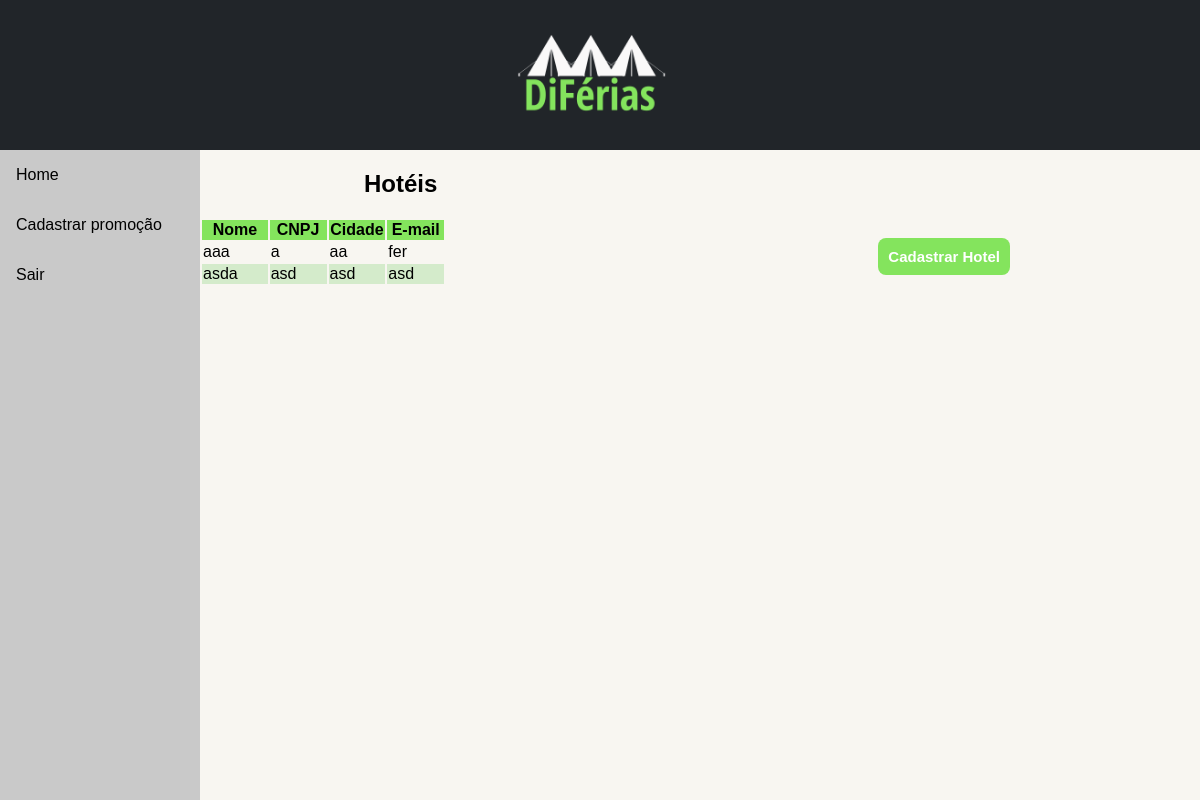
Page /hoteis (signed in) on the earlier database version.
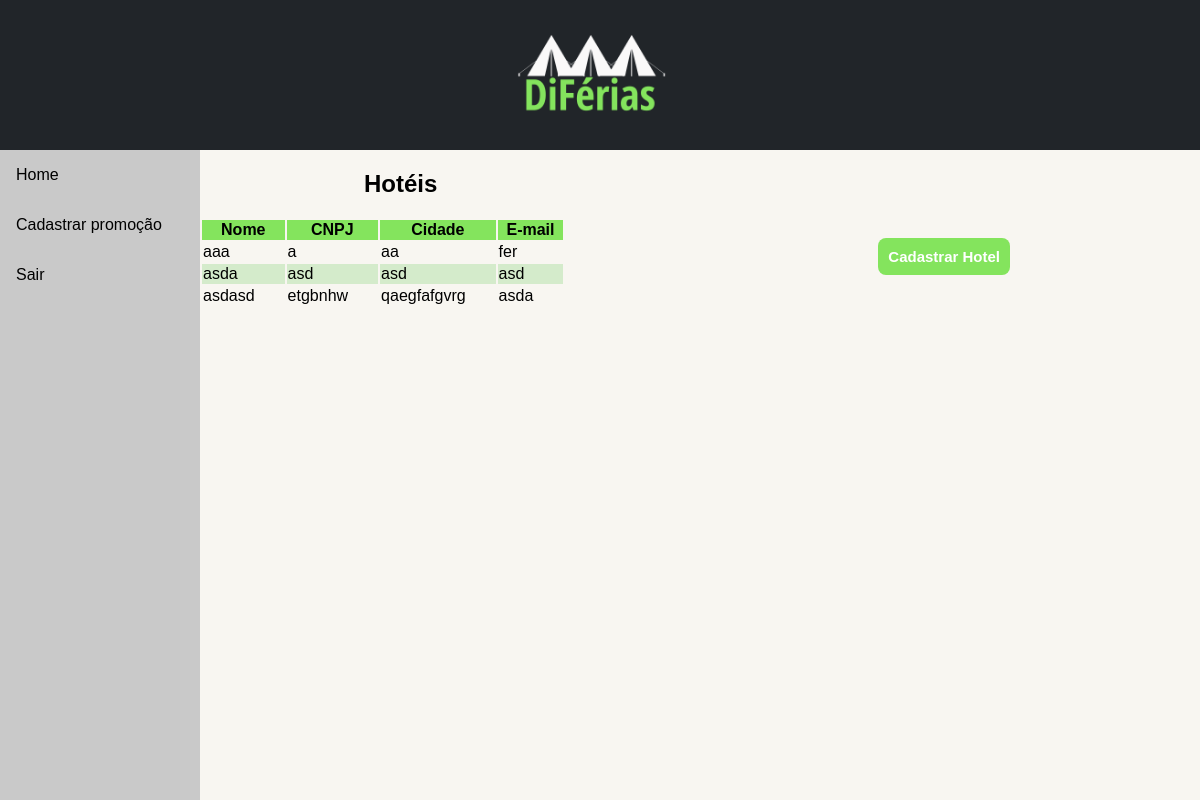
Same page on the later database version.
### t2.py (models this page shows, shortened)
class Hotel(db.Model):
    id = db.Column(db.Integer, primary_key=True)
    cnpj = db.Column(db.String(80), unique=True, nullable=False)
    nome = db.Column(db.String(120), unique=True, nullable=False)
    cidade = db.Column(db.String(120), unique=False, nullable=False)
    email = db.Column(db.String(120), unique=False, nullable=False)
    senha = db.Column(db.String(120), unique=False, nullable=False)

### t2.py (the view)
@app.route('/hoteis',methods=["GET","POST"])
def hoteis():
    if not 'loged' in session:
        return redirect(url_for('login'))
    hoteis = Hotel.query.all()
    return render_template('hoteis.html',hoteis=hoteis)

### templates/hoteis.html
{% extends 'base.html' %}
{% block content %}
  <div class="content">
    <h2 class="table-header">Hotéis</h2>
    <button id="admin-button">
      <a href="{{url_for('novohotel')}}">Cadastrar Hotel</a>
    </button>
    <table class="gv">
      <thead>
        <tr>
          <th class="gv-header">
          Nome
          </th>
          <th class="gv-header">
          CNPJ
          </th>
          <th class="gv-header">
          Cidade
          </th>     <th class="gv-header">
          E-mail
          </th>
        </tr>
      </thead>
      <tbody>
        {%for hotel in hoteis%}
        <tr>
          <td class="gv-col">{{hotel.nome}}</td>
          <td class="gv-col">{{hotel.cnpj}}</td>
          <td class="gv-col">{{hotel.cidade}}</td>
          <td class="gv-col">{{hotel.email}}</td>
        </tr>
        {%endfor%}
      </tbody>
    </table>
  </div>
  {% endblock %}

Differences in the rows shown:
added Hotel: nome "asdasd", cnpj "etgbnhw", cidade "qaegfafgvrg", email "asda"
